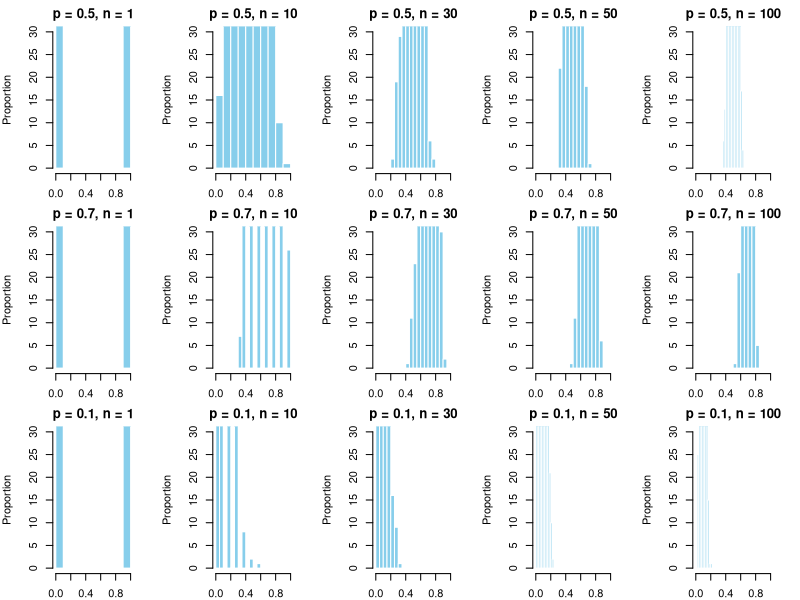

The R script that drew this image:
# Parameters
n_values <- c(1, 10, 30, 50, 100)
p_values <- c(0.5, 0.7, 0.1)

# Plotting
par(mfrow = c(length(p_values), length(n_values)), mar = c(2, 4, 2, 2))

# Generate and plot proportion distributions
for (p in p_values) {
  for (n in n_values) {
    # Simulate binomial distribution and calculate proportions
    x <- rbinom(1000, n, p) / n
    
    # Plot proportion distribution
    hist(x, main = paste0("p = ", p, ", n = ", n), ylab = "Proportion",
         xlim = c(0, 1), ylim = c(0, 30), col = "skyblue", border = "white", horiz = TRUE)
  }
}
